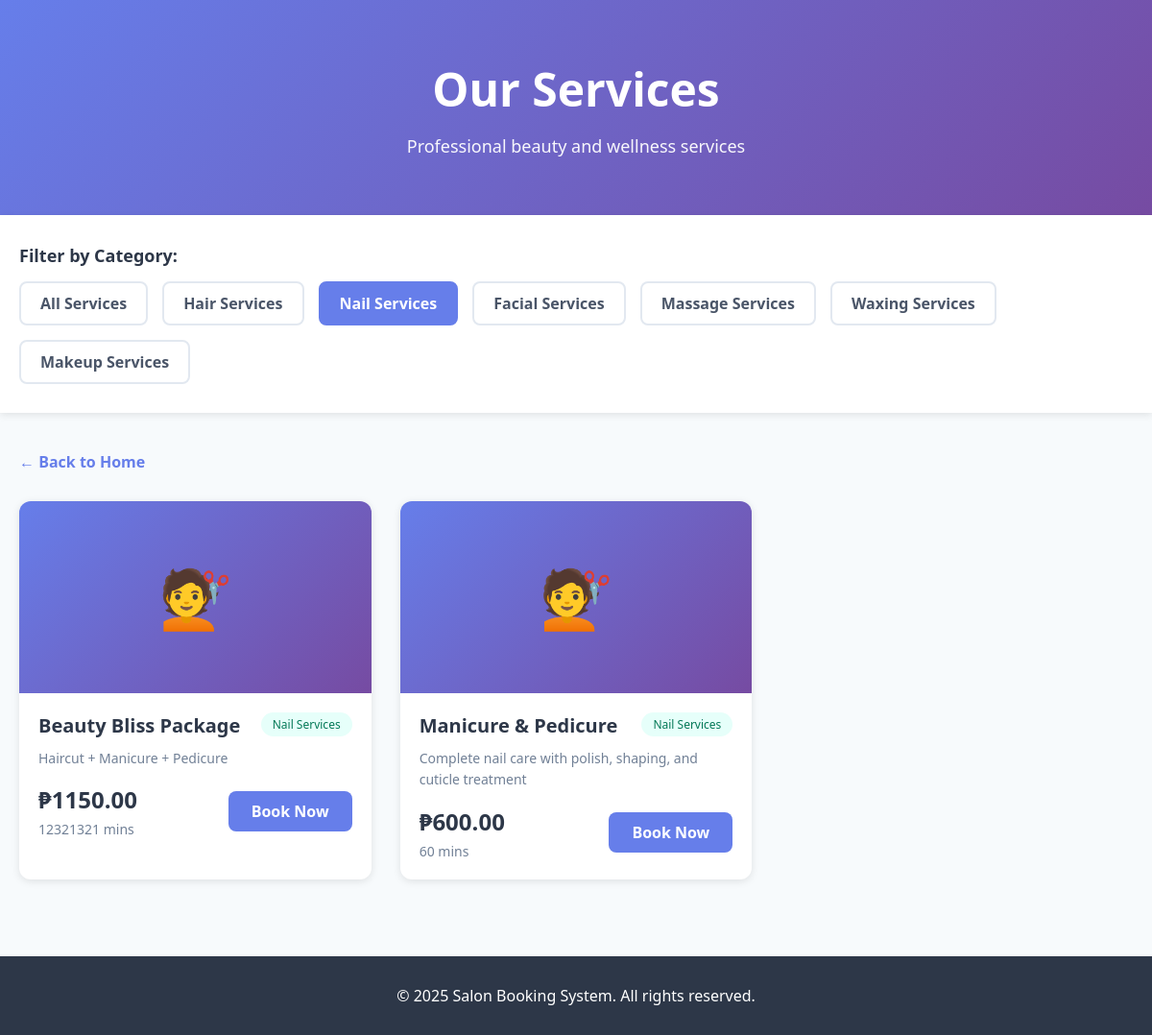
The page /services/?category=NAIL on the database its author committed.
### appointments/models.py (models this page shows, shortened)
class Service(models.Model):
    CATEGORY_CHOICES = [
        ('HAIR', 'Hair Services'),
        ('NAIL', 'Nail Services'),
        ('FACIAL', 'Facial Services'),
        ('MASSAGE', 'Massage Services'),
        ('WAXING', 'Waxing Services'),
        ('MAKEUP', 'Makeup Services'),
    ]
    name = models.CharField(max_length=100)
    description = models.TextField()
    category = models.CharField(max_length=20, choices=CATEGORY_CHOICES)
    price = models.DecimalField(max_digits=10, decimal_places=2)
    duration = models.IntegerField(help_text="Duration in minutes")
    image = models.ImageField(upload_to='services/', blank=True, null=True)
    is_active = models.BooleanField(default=True)
    created_at = models.DateTimeField(auto_now_add=True)
    class Meta:
        ordering = ['category', 'name']

### appointments/views.py (the view)
# urls.py: path('services/', views.services_page, name='services'),
def services_page(request):
    category = request.GET.get('category', None)
    services = Service.objects.filter(is_active=True)
    if category:
        services = services.filter(category=category)
    categories = Service.CATEGORY_CHOICES
    context = {
        'services': services,
        'categories': categories,
        'selected_category': category,
    }
    return render(request, 'pages/service_page.html', context)

### appointments/templates/pages/service_page.html (shortened to what this page needs)
<!DOCTYPE html>
<html lang="en">
<head>
</head>
<body>
    <header class="page-header">
        <h1>Our Services</h1>
        <p>Professional beauty and wellness services</p>
    </header>
    <section class="filter-section">
        <div class="filter-container">
            <h3 class="filter-title">Filter by Category:</h3>
            <div class="filter-buttons">
                <a href="{% url 'services_page' %}" class="filter-btn {% if not selected_category %}active{% endif %}">
                    All Services
                </a>
                {% for code, name in categories %}
                    <a href="?category={{ code }}" class="filter-btn {% if selected_category == code %}active{% endif %}">
                        {{ name }}
                    </a>
                {% endfor %}
            </div>
        </div>
    </section>
    <div class="main-content">
        <a href="{% url 'client_homepage' %}" class="back-link">← Back to Home</a>
        {% if services %}
            <div class="services-grid">
                {% for service in services %}
                    {% include 'molecules/service_card.html' with service=service %}
                {% endfor %}
            </div>
        {% else %}
            <div class="no-services">
                <p>No services found in this category.</p>
            </div>
        {% endif %}
    </div>
    <footer class="footer">
        <p>&copy; 2025 Salon Booking System. All rights reserved.</p>
    </footer>
</body>
</html>

### appointments/templates/molecules/service_card.html (shortened to what this page needs)
<div class="service-card">
    {% if service.image %}
        <img src="{{ service.image.url }}" alt="{{ service.name }}" class="service-image">
    {% else %}
        <div class="service-image-placeholder">
            <span class="placeholder-icon">💇</span>
        </div>
    {% endif %}
    <div class="service-content">
        <div class="service-header">
            <h3 class="service-name">{{ service.name }}</h3>
            <span class="service-category-badge">{{ service.get_category_display }}</span>
        </div>
        <p class="service-description">{{ service.description|truncatewords:20 }}</p>
        <div class="service-details">
            <div class="service-info">
                <span class="price">₱{{ service.price }}</span>
                <span class="duration">{{ service.duration }} mins</span>
            </div>
            <a href="{% url 'appointment_form' %}?service={{ service.id }}" class="btn-book">
                Book Now
            </a>
        </div>
    </div>
</div>

### appointments/templates/pages/service_page.html (style rules this page uses)
* { margin: 0; padding: 0; box-sizing: border-box; }
body { font-family: 'Segoe UI', Tahoma, Geneva, Verdana, sans-serif; background: #f7fafc; color: #2d3748; }
.page-header { background: linear-gradient(135deg, #667eea 0%, #764ba2 100%); color: white; padding: 60px 20px; text-align: center; }
.page-header h1 { font-size: 48px; font-weight: 900; margin-bottom: 15px; }
.page-header p { font-size: 18px; opacity: 0.95; }
.filter-section { background: white; padding: 30px 20px; box-shadow: 0 2px 8px rgba(0,0,0,0.1); margin-bottom: 40px; }
.filter-container { max-width: 1200px; margin: 0 auto; }
.filter-title { font-size: 18px; font-weight: 600; margin-bottom: 15px; color: #2d3748; }
.filter-buttons { display: flex; flex-wrap: wrap; gap: 15px; }
.filter-btn { padding: 10px 20px; border-radius: 8px; text-decoration: none; font-weight: 600; transition: all 0.3s ease; border: 2px solid #e2e8f0; background: white; color: #4a5568; }
.filter-btn.active { background: #667eea; color: white; border-color: #667eea; }
.main-content { max-width: 1200px; margin: 0 auto; padding: 0 20px 80px; }
.services-grid { display: grid; grid-template-columns: repeat(auto-fill, minmax(300px, 1fr)); gap: 30px; }
.back-link { display: inline-block; margin-bottom: 30px; color: #667eea; text-decoration: none; font-weight: 600; }
.footer { background: #2d3748; color: white; text-align: center; padding: 30px 20px; }

### appointments/templates/molecules/service_card.html (style rules this page uses)
.service-card { background: white; border-radius: 12px; overflow: hidden; box-shadow: 0 2px 8px rgba(0,0,0,0.1); transition: transform 0.3s ease, box-shadow 0.3s ease; }
.service-image-placeholder { width: 100%; height: 200px; background: linear-gradient(135deg, #667eea 0%, #764ba2 100%); display: flex; align-items: center; justify-content: center; }
.placeholder-icon { font-size: 60px; }
.service-content { padding: 20px; }
.service-header { display: flex; justify-content: space-between; align-items: start; margin-bottom: 10px; }
.service-name { font-size: 20px; font-weight: 600; color: #2d3748; margin: 0; }
.service-category-badge { background: #e6fffa; color: #047857; padding: 4px 12px; border-radius: 20px; font-size: 12px; font-weight: 500; }
.service-description { color: #718096; font-size: 14px; line-height: 1.6; margin: 10px 0; }
.service-details { display: flex; justify-content: space-between; align-items: center; margin-top: 15px; }
.service-info { display: flex; flex-direction: column; gap: 5px; }
.price { font-size: 24px; font-weight: 700; color: #2d3748; }
.duration { color: #718096; font-size: 14px; }
.btn-book { background: #667eea; color: white; padding: 10px 24px; border-radius: 8px; text-decoration: none; font-weight: 600; transition: background 0.3s ease; }

### rows shown on the page
Service: name "Beauty Bliss Package", category "Nail Services", description "Haircut + Manicure + Pedicure", price "1150.00", duration "12321321"
Service: name "Manicure & Pedicure", category "Nail Services", description "Complete nail care with polish, shaping, and cuticle treatment", price "600.00", duration "60"

### other values the page prints
{{ name }} "Hair Services" "Nail Services" "Facial Services" "Massage Services" "Waxing Services" "Makeup Services"
